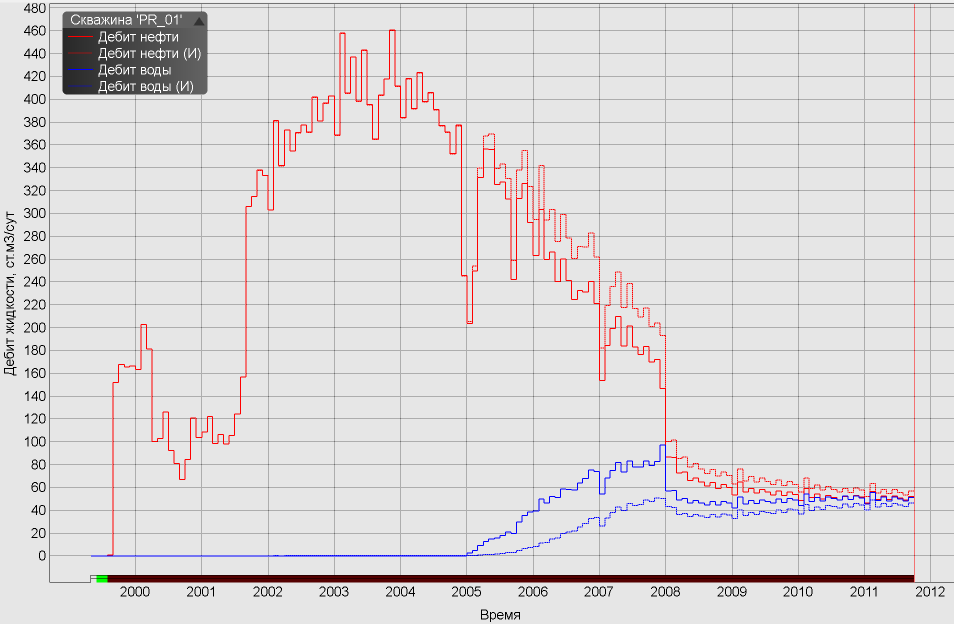
#> input picture tex/reservoir-hydrodynamic-modelling-2022/img/aw1.png, 1908 x 1248 px (shown at 1/2 size); its folder holds only this picture in this run
$ python im_process.py
#> lines starting #> are read from the running program, lines starting #| are printed output that depends on the picture; after the words box and inside, x2 and y2 are one past the last pixel; in counts of white or black regions, pixels touching at a corner belong together
'''
код используется для обработки слайдов презентации
im (в формате png) получены из видеозаписи лекции
im_new (в формате jpg) обработанные и преобразованные в jpeg изображения
slide (в формате jpg) слайды презентации
slide_new (в формате jpg) обработанные слайды презентации
png_slide (в формате png) слайды презентации в png
png_slide (в формате jpg) обработанные и преобразованные в jpeg слайды презентации png_slide

все изображения хранятся только на локальном компьютере в директории img
'''

from PIL import Image, ImageDraw, ImageFilter, ImageOps
import os


def get_imlist(
    path: str
) -> list:
    """
    получить список имён всех png или jpg-файлов в каталоге
    @param path: путь к каталогу
    @return: список имён всех png или jpg-файлов в каталоге
    """
    return [os.path.join(
        path, f
    ) for f in os.listdir(
        path
    ) if (f.endswith('.png') or f.endswith('.jpg')) and not f.startswith('.') and not '_new' in f]


'''
def mask(low, high):
    return [x if low <= x <= high else 0 for x in range(0, 256)]
'''


if __name__ == "__main__":

    list_of_images = get_imlist(os.path.join(
        os.path.dirname(os.path.abspath(__file__)),
        'img'
    ))

    for im in list_of_images:
        if 'slide' not in im:
            pil_im = Image.open(im).convert('RGB')
            print(pil_im.size)
#| (1908, 1248)

            if pil_im.size[0] != 2362:
                draw = ImageDraw.Draw(pil_im)
                if pil_im.size[0] == 2368:
                    draw.rectangle((1620, 0, 1620+270, 290), fill='white')
                else:
                    draw.rectangle((1550, 0, 1550+280, 273), fill='white')

            pil_im = pil_im.resize((int(3*300), int(3*200)), Image.LANCZOS)
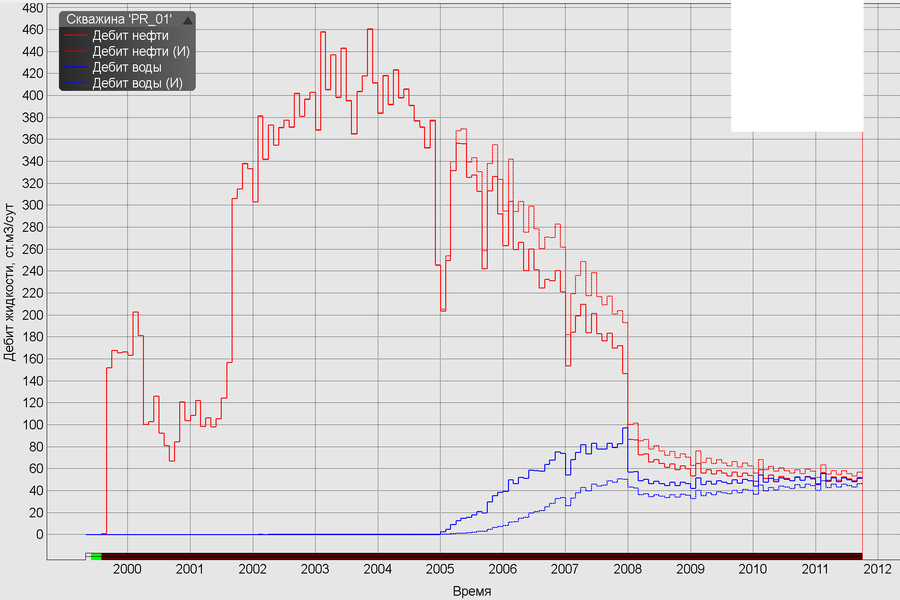
#> pil_im: PIL image 900x600 RGB; mean R, G, B 221.9, 218.8, 219.6
            pil_im = pil_im.filter(ImageFilter.SHARPEN)
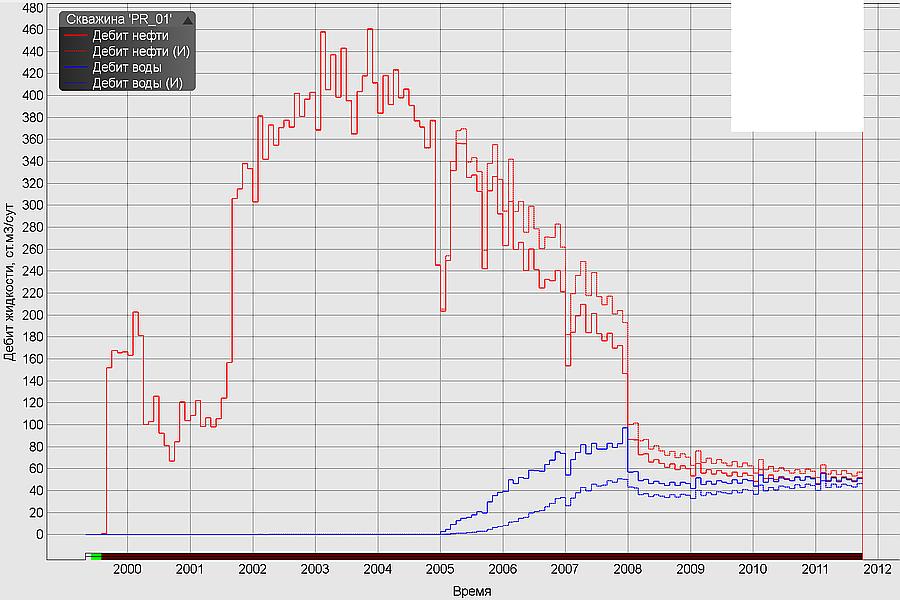
#> pil_im: PIL image 900x600 RGB; mean R, G, B 221.3, 218.2, 219
            # pil_im = pil_im.point(mask(210, 256) + mask(210, 256) + mask(210, 256))

            pil_mask = pil_im.convert('L')
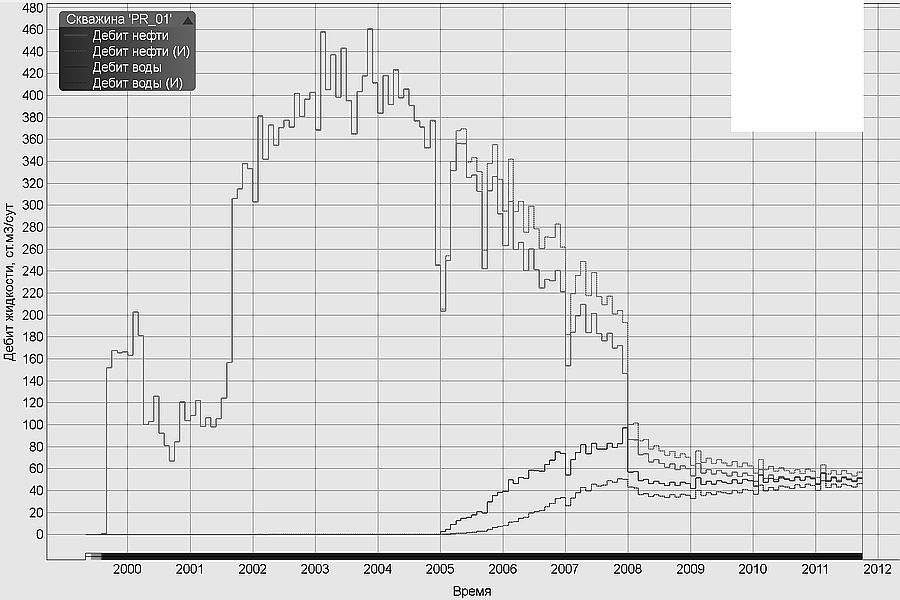
#> pil_mask: PIL image 900x600 L; min 0, max 255, mean 219.2
            threshold = 245
            pil_mask = pil_mask.point(lambda p: 255 if p > threshold else 0)
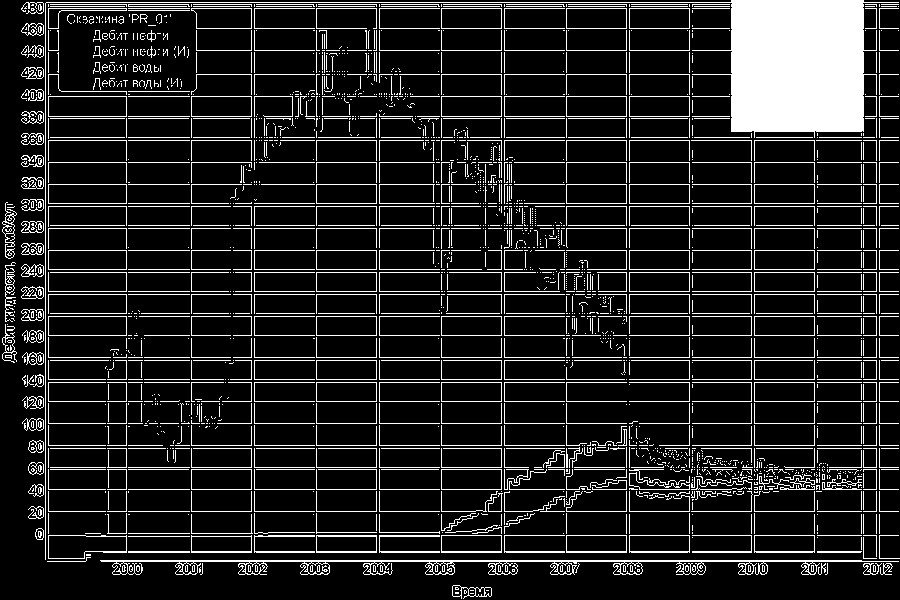
#> pil_mask: PIL image 900x600 L; 13.6% white; 2230 white regions (1610 under 20 px), largest, box (x1, y1, x2, y2) and area: (45, 0, 899, 560) 18971, (100, 560, 899, 575) 2869, (316, 535, 377, 553) 271
            pil_mask = ImageOps.invert(pil_mask)

            pil_im.putalpha(pil_mask)
#> pil_im: PIL image 900x600 RGBA
            pil_im.load()
            background = Image.new('RGB', pil_im.size, (255, 255, 255))
#> background: PIL image 900x600 RGB; every value is 255
            background.paste(pil_im, mask=pil_im.split()[3])

            new_filename = im[:-4]+'_new.jpg'
            background.save(new_filename, quality=80)
        else:
            pil_im = Image.open(im).convert('RGB')
            print(pil_im.size)
            pil_im = pil_im.resize((1000, 563), Image.LANCZOS)
            pil_im = pil_im.filter(ImageFilter.SHARPEN)
            new_filename = im[:-4]+'_new.jpg'
            pil_im.save(new_filename, quality=80)

$ run again, on tex/reservoir-hydrodynamic-modelling-2022/img/aw2.png
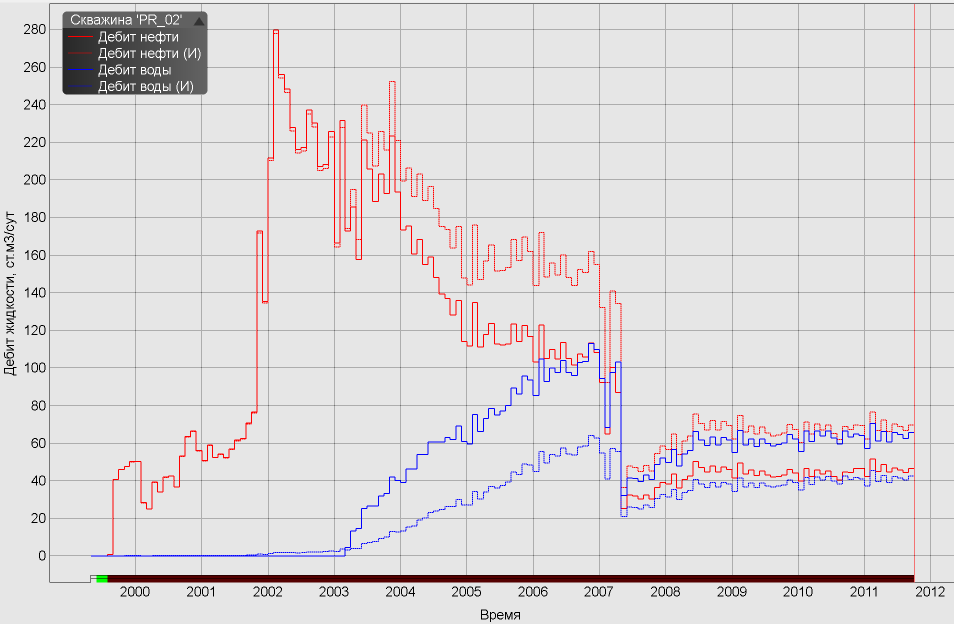
#> input picture tex/reservoir-hydrodynamic-modelling-2022/img/aw2.png, 1908 x 1248 px (shown at 1/2 size)
#| (1908, 1248)
#> `pil_im = pil_im.filter(ImageFilter.SHARPEN)`:
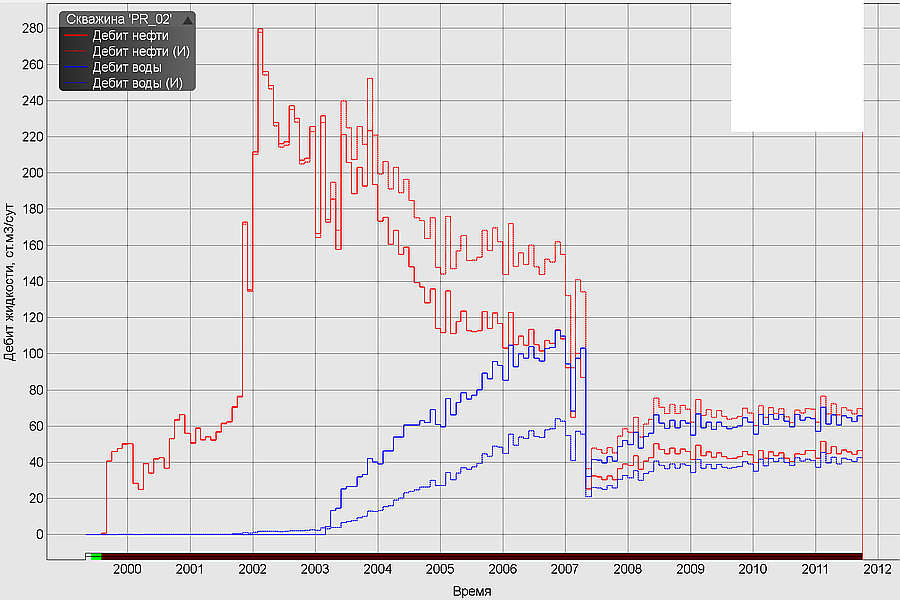
#> pil_im: PIL image 900x600 RGB; mean R, G, B 222, 218.8, 220.1
#> `pil_mask = pil_mask.point(lambda p: 255 if p > threshold else 0)`:
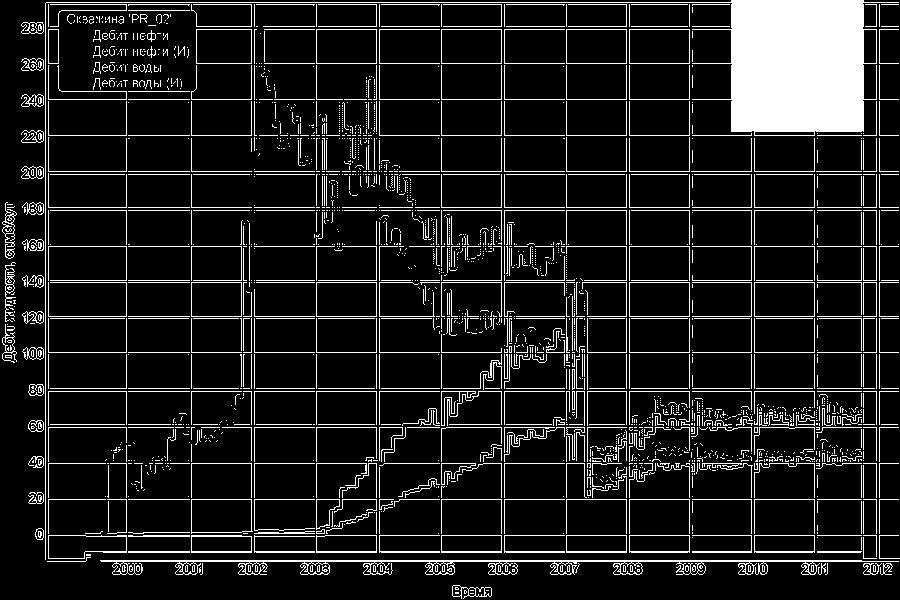
#> pil_mask: PIL image 900x600 L; 12% white; 2232 white regions (1692 under 20 px), largest, box (x1, y1, x2, y2) and area: (45, 0, 899, 560) 19110, (100, 560, 899, 575) 2869, (191, 535, 252, 553) 262

$ run again, on tex/reservoir-hydrodynamic-modelling-2022/img/aw3.png
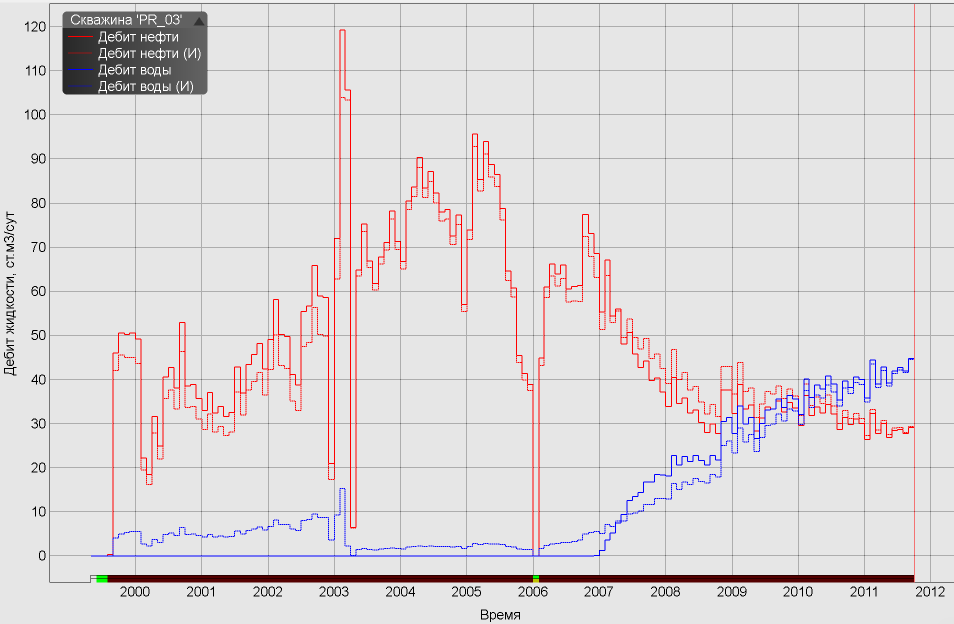
#> input picture tex/reservoir-hydrodynamic-modelling-2022/img/aw3.png, 1908 x 1248 px (shown at 1/2 size)
#| (1908, 1248)
#> `pil_im = pil_im.filter(ImageFilter.SHARPEN)`:
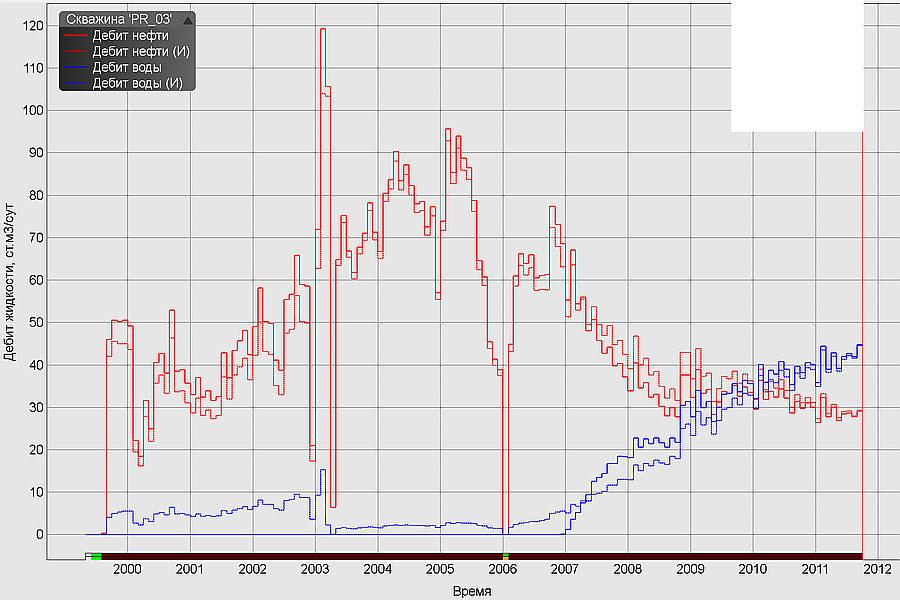
#> pil_im: PIL image 900x600 RGB; mean R, G, B 222.6, 218.5, 219.6
#> `pil_mask = pil_mask.point(lambda p: 255 if p > threshold else 0)`:
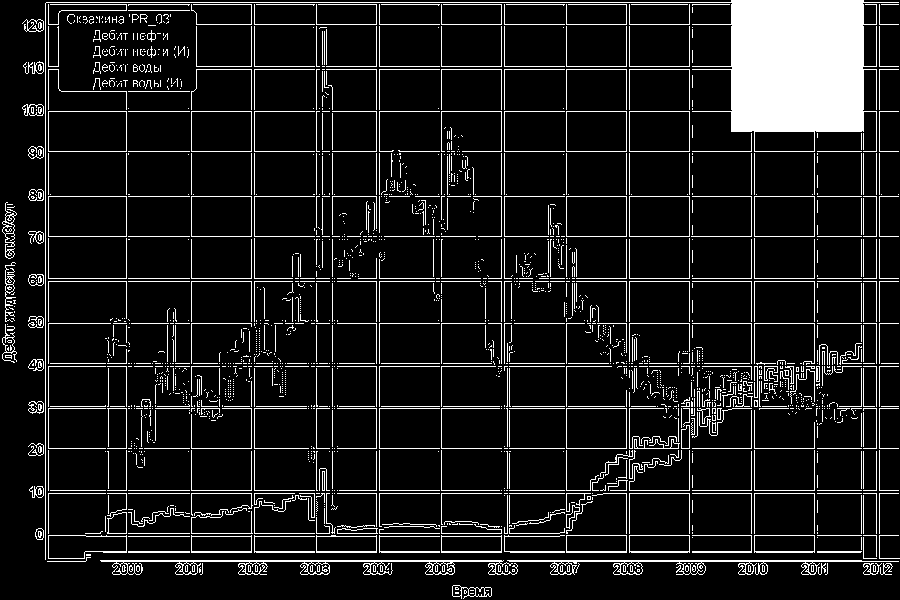
#> pil_mask: PIL image 900x600 L; 11.3% white; 2088 white regions (1605 under 20 px), largest, box (x1, y1, x2, y2) and area: (45, 0, 899, 560) 19290, (100, 560, 518, 575) 1582, (507, 560, 899, 575) 1277
